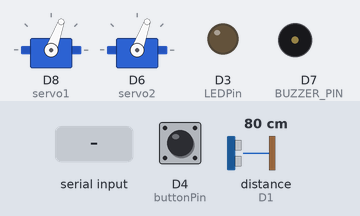
Bench run of a sketch on a simulated ESP8266 (NodeMCU). Parts: 2 × servo, output pins drawn as LEDs (lit = HIGH), buzzer (waves = sounding, pin HIGH). The inputs (shaded band) are chosen by the test bench; at power-on: distance to the obstacle (sensor on D1) 80 cm, D4 (buttonPin) LOW. The echo pulse lasts 58.3 µs per cm; pins used as bus, display or sensor lines are not drawn.

Above: at 1.2 s.
1.3 s: "P\n" received over Serial
At 1.9 s:
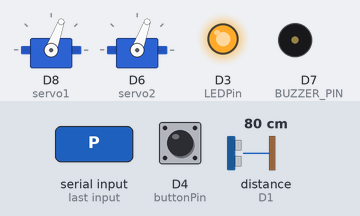
4.3 s: distance to the obstacle (sensor on D1) set to 16 cm
7.3 s: distance to the obstacle (sensor on D1) set to 13 cm
At 9.2 s:
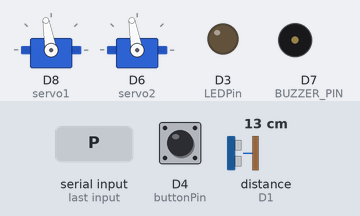
10.3 s: distance to the obstacle (sensor on D1) set to 2 cm
At 13.09 s:
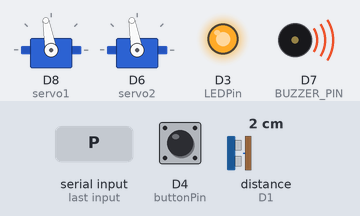
13.3 s: "S\n" received over Serial
At 13.8 s:
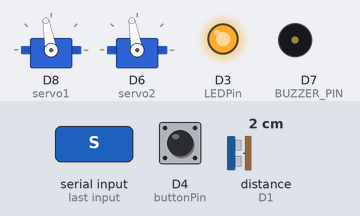
Timing chart, 0 to 15.8 s (numbered marks = the images above; inputs shaded):
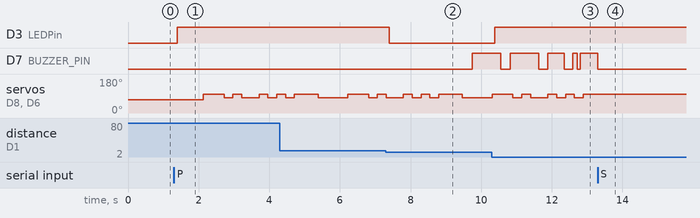

Measured:
- the behaviour switches between 15 and 14 cm on distance to the obstacle (sensor on D1) (found by bisection; images 1 and 2)
- after the input at 1.3 s, D3 (LEDPin): LOW → HIGH after 0.10 s; servo on D8 (servo1), servo on D6 (servo2): goes 100° 0.59 s, 80° 0.25 s, 100° 0.25 s, 80° 0.49 s, 100° 0.25 s, 80° 0.25 s, then 100°, starting after 0.83 s
- after the input at 7.3 s, D3 (LEDPin): HIGH → LOW after 0.09 s
- after the input at 10.3 s, D3 (LEDPin): LOW → HIGH after 0.09 s
- after the input at 13.3 s, servo on D8 (servo1), servo on D6 (servo2): stops changing and stays 100°

The sketch:

ImperialMarchProject.ino
```cpp
//Title: Robotics Lab 2: Jam Band
//Description: This code will play the Imperial March on command from the web server
//Team: Tophat - Nathan Pilbrough, Pedro Sierra, Quixin Li

//General #defines
#include "Timer.h"
#include <Servo.h>
#define echoPin D1 // Echo Pin
#define trigPin D2 // Trigger Pin
#define LEDPin D3 // Onboard LED
#define buttonPin D4 // Button on D4
#define position1 80
#define position2 100
#define BUZZER_PIN  D7

//defines for the first part of the melody
#define G4    392
#define Eb4   311
#define Bb4   466
#define D5    587
#define Eb5   622
#define Fs4   370
#define NO_NOTE    100

//Instantiate variables and objects
Servo servo1;
Servo servo2;
int maximumRange = 15; // Maximum range needed
int minimumRange = 1; // Minimum range needed
long duration, distance; // Duration used to calculate distance
char str[4];
int buttonState=0;
int i = 0;
int j = 0;
long int globalTime = 0;
long int noteTime = 0;
long int servoNoteTime = 0;
long int rangeFinderTime = 0;
long int rangeFinderPeriod = 10;
long int debounceTime = 0;
long int debouncePeriod = 50;
double modDistance = 0.0;
int runThrough = 0;
Timer t;
bool playingTone = false;
bool buzzerFlag = false;
bool servoFlag = false;
bool playCommand = false;
float scaler = 1;
float noteScaler = 1;

//Meldogy array
int note[ ][2] = {
  {G4, 80},
  {NO_NOTE,28},
  {G4, 80},
  {NO_NOTE,28},
  {G4, 80},
  {NO_NOTE,25},
  {Eb4, 47},
  {NO_NOTE,25},
  {Bb4, 12},
  {NO_NOTE,9},
  {G4, 80},
  {NO_NOTE,28},
  {Eb4, 47},
  {NO_NOTE,25},
  {Bb4, 12},
  {NO_NOTE,9},
  {G4, 187},
  {NO_NOTE,16}, //18th note = 818

  {D5, 80},
  {NO_NOTE,28},
  {D5, 80},
  {NO_NOTE,28},
  {D5, 80},
  {NO_NOTE,25}, //24
  {Eb5, 47},
  {NO_NOTE,25},
  {Bb4, 12},
  {NO_NOTE,9},
  {Fs4, 80},
  {NO_NOTE,28},
  {Eb4, 47},
  {NO_NOTE,25},
  {Bb4, 12},
  {NO_NOTE,9},
  {G4, 187},
  {NO_NOTE,16}, //36th note
};

//UnderTone array
int servoNote[][2]{
  {position2,84}, //note1
  {position1,59}, //note2
  {position2,25}, //note3
  {position1,25}, //note4
  {position2,49}, //note5
  {position1,25}, //note6
  {position2,25}, //note7
  {position1,25}, //note8
  {position2,25}, //note9
  {position1,67}, //note10
};

//int arraysize = (sizeof(note) - 2);

void setup() {
  //Initial setup:
  //create a timer object that calls increment timer every 10 ms
  t.every(10,IncrementTimer);
  pinMode(4, OUTPUT);
  Serial.begin(9600);
  pinMode(trigPin, OUTPUT);
  pinMode(echoPin, INPUT);
  pinMode(LEDPin, OUTPUT); // Use LED indicator (if required)
  pinMode(buttonPin, INPUT);
  servo1.attach(D8);
  servo2.attach(D6);
  distance=5;
  servo1.write(70);
  servo2.write(70);

}

//Function to play a note on a pin at a given frequency
void toneDIY(uint8_t _pin, unsigned int frequency) {
analogWriteFreq(frequency);
analogWrite(_pin,500);
}

//Function to stop note playback
void noToneDIY(uint8_t _pin) {
analogWrite(_pin,0);
}

//Determine if it is necessary to change the note
void UpdateTone(){
  //play tone
  if(runThrough >= 2){ // if it is time to play the melody, then continue
    if(playingTone == false){
    if(note[i][0] != NO_NOTE){
     //if the note is not a pause then play the note
    toneDIY(BUZZER_PIN,note[i][0]);
    }
    playingTone = true;
    }
    //if the time for the note has elapsed then set a flag and reset the timer
    if((globalTime - noteTime) >= (note[i][1]/noteScaler))
    {
      buzzerFlag = true;
      noteTime = globalTime;
    }
    //if the flag is set then stop playing the note and increment the index
    if(buzzerFlag)
    {
      buzzerFlag = false;
      noToneDIY(BUZZER_PIN);
      playingTone = false;
      i++;
      if(i == 36){
        i = 0;
        //Serial.write("Note 36:");
        //Serial.println(globalTime);
      }
      if(i == 18){
       //Serial.write("Note 18:");
       //Serial.println(globalTime);
      }
      /// good up to here!!!

    }
  }
  //if the time for the note has elapsed then set a flag and reset the timer
  if((globalTime - servoNoteTime) >= (servoNote[j][1]/scaler))
    {
      servoFlag = true;
      servoNoteTime = globalTime;
    }
//if the flag is set then stop playing the note and increment the index
if(servoFlag)
{
  servoFlag = false;
  servo1.write(servoNote[j][0]);
  servo2.write(servoNote[j][0]);
  j++;
  if(j==10)
  {
    j = 0;
    runThrough++;
  }
}

}

//function to act as a tick timer, this function is called
//every 10 ms as defined in the t.every fuction
void IncrementTimer(){
  globalTime++;
}

void FindRange(){
  /* The following trigPin/echoPin cycle is used to determine the
 distance of the nearest object by bouncing soundwaves off of it. */
 digitalWrite(trigPin, LOW);
 delayMicroseconds(2);

 digitalWrite(trigPin, HIGH);
 delayMicroseconds(10);

 digitalWrite(trigPin, LOW);
 duration = pulseIn(echoPin, HIGH);

 //Calculate the distance (in cm) based on the speed of sound.
 distance = duration/58.2;

 if (distance >= maximumRange || distance <= minimumRange){
 /* Send a negative number to computer and Turn LED ON
 to indicate "out of range" */
 digitalWrite(LEDPin, HIGH);
 }
 else {
 /* Send the distance to the computer using Serial protocol, and
 turn LED OFF to indicate successful reading. */
 //Serial.println(distance);
 digitalWrite(LEDPin, LOW);
  }
 }

void UpdateRange(){
  if((globalTime - rangeFinderTime) >= rangeFinderPeriod){
    FindRange();
    rangeFinderTime = globalTime;
  }
}
//function to update the tempo of the tune
void UpdateTempo()
{
  if(digitalRead(buttonPin)==LOW)
  {
    if((globalTime - debounceTime) >= debouncePeriod)
    {
      if(distance > 0)
      {

       if((distance > 3) and (distance < 7))
       {
        scaler = 2;
        noteScaler =2;
        Serial.println("scaler 2");
       }else
       {
        scaler = 1;
        noteScaler = 1;
       };

      }
      debounceTime = globalTime;
    }
  }
}
//funciton to handle communication
void UpdateComms()
{
  char message[1];
  if (Serial.available())
  {

    message[0] = Serial.read();

    if(message[0] == 'P'){
      //if a P character is read then set the play flag
      playCommand = true;
    }
    if(message[0] == 'S'){
      //if an S character is read then lower the play flag
      playCommand = false;
      noToneDIY(BUZZER_PIN);
      playingTone = false;
    }

  }
}

void loop() {
  while(1){
    if(playCommand)
    {
      //continually run the update funcitons
      t.update();
      UpdateTone();
      UpdateRange();
      UpdateTempo();
    }
    //Comms should always be running even if the other code is not
    UpdateComms();
  }
}
```
